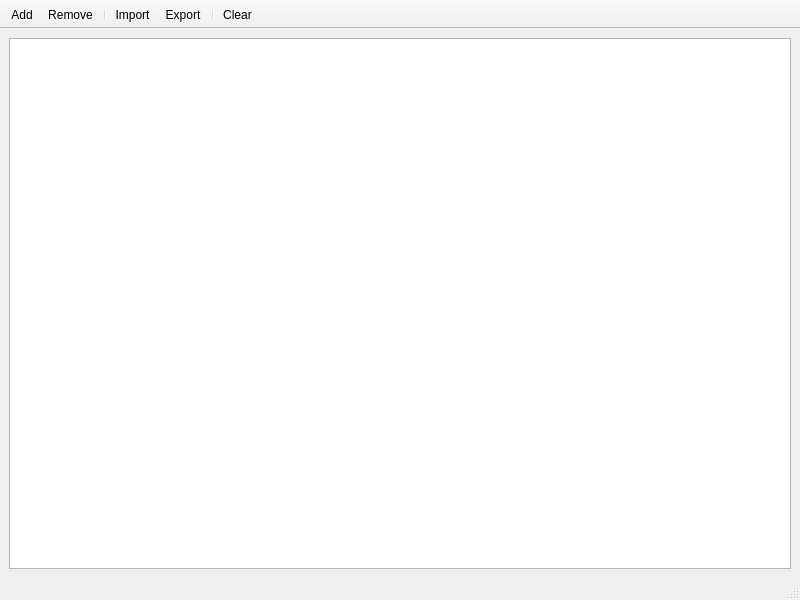
<?xml version="1.0" encoding="UTF-8"?>
<ui version="4.0">
 <class>MainWindow</class>
 <widget class="QMainWindow" name="MainWindow">
  <property name="geometry">
   <rect>
    <x>0</x>
    <y>0</y>
    <width>800</width>
    <height>600</height>
   </rect>
  </property>
  <property name="windowTitle">
   <string>Code editor viewer</string>
  </property>
  <widget class="QWidget" name="centralwidget">
   <layout class="QHBoxLayout" name="horizontalLayout">
    <item>
     <widget class="QTableView" name="tableView">
      <attribute name="horizontalHeaderShowSortIndicator" stdset="0">
       <bool>false</bool>
      </attribute>
     </widget>
    </item>
   </layout>
  </widget>
  <widget class="QToolBar" name="toolBar">
   <property name="windowTitle">
    <string>toolBar</string>
   </property>
   <property name="movable">
    <bool>false</bool>
   </property>
   <property name="floatable">
    <bool>false</bool>
   </property>
   <attribute name="toolBarArea">
    <enum>TopToolBarArea</enum>
   </attribute>
   <attribute name="toolBarBreak">
    <bool>false</bool>
   </attribute>
   <addaction name="insertAction"/>
   <addaction name="removeAction"/>
   <addaction name="separator"/>
   <addaction name="importAction"/>
   <addaction name="exportAction"/>
   <addaction name="separator"/>
   <addaction name="clearAction"/>
  </widget>
  <widget class="QStatusBar" name="statusBar"/>
  <action name="importAction">
   <property name="icon">
    <iconset resource="recources.qrc">
     <normaloff>:/icons/import.svg</normaloff>:/icons/import.svg</iconset>
   </property>
   <property name="text">
    <string>Import</string>
   </property>
   <property name="toolTip">
    <string>Import .xml from folder</string>
   </property>
  </action>
  <action name="insertAction">
   <property name="icon">
    <iconset resource="recources.qrc">
     <normaloff>:/icons/add.svg</normaloff>:/icons/add.svg</iconset>
   </property>
   <property name="text">
    <string>Add</string>
   </property>
   <property name="toolTip">
    <string>Add new entry</string>
   </property>
  </action>
  <action name="removeAction">
   <property name="icon">
    <iconset resource="recources.qrc">
     <normaloff>:/icons/remove.svg</normaloff>:/icons/remove.svg</iconset>
   </property>
   <property name="text">
    <string>Remove</string>
   </property>
   <property name="toolTip">
    <string>Remove selected entry</string>
   </property>
  </action>
  <action name="clearAction">
   <property name="icon">
    <iconset resource="recources.qrc">
     <normaloff>:/icons/clear.svg</normaloff>:/icons/clear.svg</iconset>
   </property>
   <property name="text">
    <string>Clear</string>
   </property>
   <property name="toolTip">
    <string>Clear all entries</string>
   </property>
  </action>
  <action name="exportAction">
   <property name="icon">
    <iconset resource="recources.qrc">
     <normaloff>:/icons/export.svg</normaloff>:/icons/export.svg</iconset>
   </property>
   <property name="text">
    <string>Export</string>
   </property>
   <property name="toolTip">
    <string>Export entries</string>
   </property>
  </action>
 </widget>
 <resources>
  <include location="recources.qrc"/>
 </resources>
 <connections/>
</ui>
